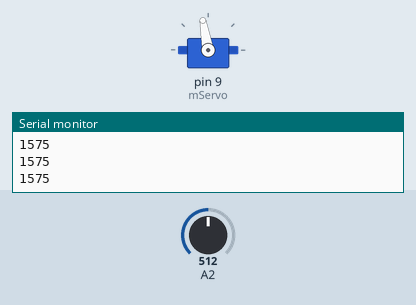
Simulated run of this sketch. Board: Arduino Uno, built with avr-gcc and run on an emulated ATmega328P. Shown: servo, the last lines printed to the serial monitor. Inputs (shaded band) come from the test bench; at power-on: A2 = 512.

Above: at 1.2 s.
1.3 s: A2 set to 306
At 2.3 s:
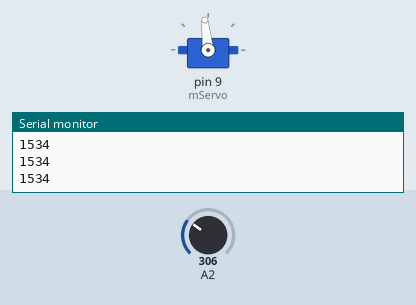
2.8 s: A2 set to 511
At 3.7 s:
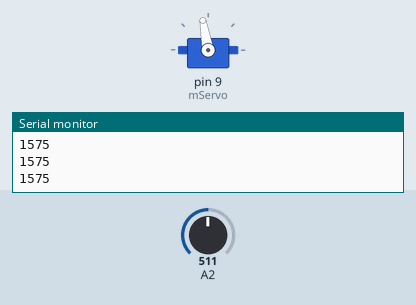
Timing chart, 0 to 5.8 s (numbered marks = the images above; inputs shaded):
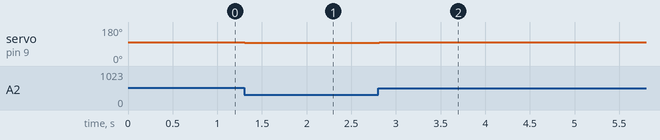

The sketch:

Servo_check.ino
```cpp
#include <Servo.h>

Servo mServo;

int center_angle = 1575;
int max_angle = 60;

void setup() {
  Serial.begin(9600);
  mServo.attach(9);
  mServo.writeMicroseconds(center_angle);
}
void loop() {
  int val = (analogRead(2)-512)/5;
  if (val < -max_angle)val = -max_angle;
  if (val > max_angle)val = max_angle;

  mServo.writeMicroseconds(val + center_angle);
  Serial.println(val + center_angle);
  delay(100);
}
```

Measured:
- after the input at 1.3 s, servo on pin 9 (mServo): 100° → 96° at once
- after the input at 2.8 s, servo on pin 9 (mServo): 96° → 100° at once
